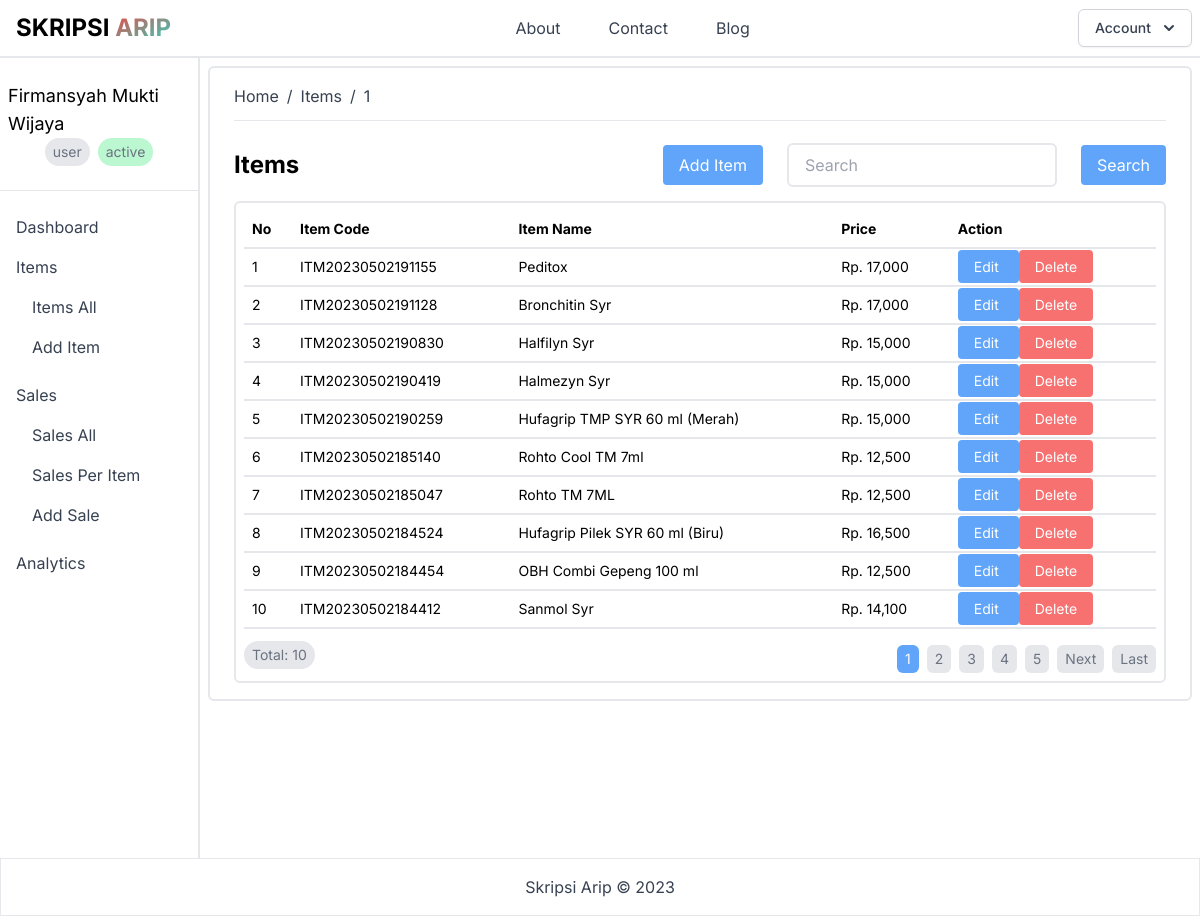
Page /items.php (signed in) on the committed database.
### tables this page shows
CREATE TABLE `items` (
  `id` int(11) NOT NULL,
  `code` varchar(32) NOT NULL,
  `name` varchar(128) NOT NULL,
  `price` varchar(256) NOT NULL,
  `stock` varchar(256) NOT NULL,
  `created_at` datetime NOT NULL,
  `updated_at` datetime NOT NULL,
  `id_user` int(11) NOT NULL
);

### public/items.php (the view, shortened to what this page needs)
<?php
require_once("config.php");
$limit = 10;
$page = isset($_GET["page"]) ? (int)$_GET["page"] : 1;
$start = ($page > 1) ? ($page * $limit) - $limit : 0;
$items = mysqli_query($conn, "SELECT * FROM items ORDER BY id DESC LIMIT $start, $limit");
$next_page = $page + 1;
$no = $start + 1;
?>
<!DOCTYPE html>
<html lang="id">
<head>
    <link rel="stylesheet" href="css/output.css">
</head>
<body class="font-inter">
    <header class="bg-white w-full border-b-2 border-gray-200">
        <?php
            include("components/navbar.php");
        ?>
    </header>
    <div class="container-fluid mx-auto h-auto">
        <div class="flex">
            <?php
                include("components/sidebar.php");
            ?>
            <div class="w-10/12 h-screen p-2">
                <div class="w-full h-auto border-2 border-gray-200 rounded-md py-4 px-6">
                    <div class="flex items-center gap-2 mb-3">
                        <a href="dashboard.php" class="text-gray-700 hover:text-gray-950">Home</a>
                        <span class="text-gray-700">/</span>
                        <a href="items.php" class="text-gray-700 hover:text-gray-950">Items</a>
                        <span class="text-gray-700">/</span>
                        <a href="items.php?page=<?php echo $page; ?>" class="text-gray-700 hover:text-gray-950"><?php echo $page; ?></a>
                    </div>
                    <hr>
                    <div class="flex flex-col gap-4 mt-4">
                        <div class="flex flex-col gap-2">
                            <div class="flex flex-row items-center justify-between">
                                <div class="flex flex-row items-center gap-2">
                                    <h1 class="text-2xl font-bold">Items</h1>
                                </div>
                                <div class="flex flex-row items-center gap-2">
                                    <a href="add_item.php"
                                        class="bg-blue-400 text-white px-4 py-2 rounded mx-4 my-2 hover:bg-blue-600">
                                        Add Item
                                    </a>
                                    <input type="text" name="search" id="search"
                                        class="border-2 border-gray-200 rounded-md px-4 py-2 focus:outline-none focus:border-blue-400"
                                        placeholder="Search">
                                    <button type="button"
                                        class="bg-blue-400 text-white px-4 py-2 rounded ml-4 my-2 hover:bg-blue-600">
                                        Search
                                    </button>
                                </div>
                            </div>
                            <div class="w-full h-auto border-2 border-gray-200 rounded-md py-2 px-2">
                                <table class="w-full text-left text-sm">
                                    <thead class="border-b-2 border-gray-200">
                                        <tr>
                                            <th class="px-2 py-2">No</th>
                                            <th class="px-2 py-2">Item Code</th>
                                            <th class="px-2 py-2">Item Name</th>
                                            <th class="px-2 py-2">Price</th>
                                            <th class="px-2 py-2">Action</th>
                                        </tr>
                                    </thead>
                                    <tbody>
                                        <?php
                                            while($item = mysqli_fetch_array($items)){
                                        ?>
                                        <tr class="border-b-2 border-gray-200">
                                            <td class="px-2 py-2"><?php echo $no++; ?></td>
                                            <td class="px-2 py-2"><?php echo $item["code"]; ?></td>
                                            <td class="px-2 py-2"><?php echo $item["name"]; ?></td>
                                            <td class="px-2 py-2">Rp. <?php echo number_format($item["price"]); ?></td>
                                            <td class="px-2 py-2">
                                                <a href="edit_item.php?id=<?php echo $item["id"]; ?>"
                                                    class="bg-blue-400 text-white px-4 py-2 rounded hover:bg-blue-600">
                                                    Edit
                                                </a>
                                                <a href="delete_item.php?id=<?php echo $item["id"]; ?>"
                                                    class="bg-red-400 text-white px-4 py-2 rounded hover:bg-red-600"
                                                    onclick="return confirm('Are you sure you want to delete this item?');">
                                                    Delete
                                                </a>
                                            </td>
                                        </tr>
                                        <?php
                                            }
                                        ?>
                                    </tbody>
                                </table>
                                <div class="flex flex-row items-center justify-between mt-2">
                                    <h2 class="text-sm text-gray-500 bg-gray-200 px-2 py-1 rounded-full">Total: 10</h2>
                                    <div class="flex flex-row items-center justify-end gap-2 mt-2 text-sm">
                                        <?php
                                            $sql = "SELECT * FROM items";
                                            $result = mysqli_query($conn, $sql);
                                            $total_data = mysqli_num_rows($result);
                                            $total_page = ceil($total_data / $limit);
                                        ?>
                                        <?php
                                            for($i = 1; $i <= $total_page; $i++){
                                                if($i == $page){
                                                    $active = "bg-blue-400 text-white";
                                                }else{
                                                    $active = "bg-gray-200 text-gray-500 hover:bg-gray-400";
                                                }
                                        ?>
                                        <a href="items.php?page=<?php echo $i; ?>"
                                            class="<?php echo $active; ?> px-2 py-1 rounded-md">
                                            <?php echo $i; ?>
                                        </a>
                                        <?php
                                            }
                                            if($page < $total_page){
                                        ?>
                                        <a href="items.php?page=<?php echo $next_page; ?>"
                                            class="bg-gray-200 text-gray-500 px-2 py-1 rounded-md hover:bg-gray-400">
                                            Next
                                        </a>
                                        <a href="items.php?page=<?php echo $total_page; ?>"
                                            class="bg-gray-200 text-gray-500 px-2 py-1 rounded-md hover:bg-gray-400">
                                            Last
                                        </a>
                                        <?php
                                            }
                                        ?>
                                    </div>
                                </div>
                            </div>
                        </div>
                    </div>
                </div>
            </div>
        </div>
        <?php
            include("components/footer.php");
        ?>
</body>
</html>

### rows in the picture
items: code "ITM20230502191155", name "Peditox", price "17,000"
items: code "ITM20230502191128", name "Bronchitin Syr", price "17,000"
items: code "ITM20230502190830", name "Halfilyn Syr", price "15,000"
items: code "ITM20230502190419", name "Halmezyn Syr", price "15,000"
items: code "ITM20230502190259", name "Hufagrip TMP SYR 60 ml (Merah)", price "15,000"
items: code "ITM20230502185140", name "Rohto Cool TM 7ml", price "12,500"
items: code "ITM20230502185047", name "Rohto TM 7ML", price "12,500"
items: code "ITM20230502184524", name "Hufagrip Pilek SYR 60 ml (Biru)", price "16,500"
items: code "ITM20230502184454", name "OBH Combi Gepeng 100 ml", price "12,500"
items: code "ITM20230502184412", name "Sanmol Syr", price "14,100"

### other values in the picture
$_SESSION["fullname"] "Firmansyah Mukti Wijaya"
$_SESSION["role"] "user"
$_SESSION["status"] "active"
$page "1"
